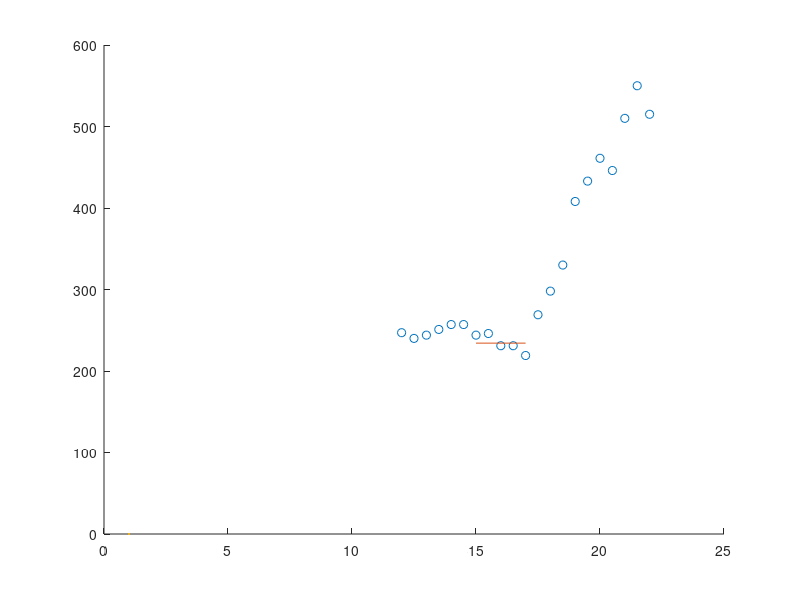

This figure's MATLAB source: (Note: this script raises an error after producing the figure.)
measurements = [247 240 244 251 257 257 244 246 231 231 219 ...
    269 298 330 408 433 461 446 510 550 515];
grad = 12:0.5:22;
start = 7; slutt = 11; 
%flatline = regress(grad(start:slutt)', measurements(start:slutt)', 'y~x');
flatline = mean(measurements(start:slutt));
skraline = regress(grad(slutt:slutt+5)', measurements(slutt:slutt+5)')
hold on
plot(grad, measurements, 'o')
plot([grad(start) grad(slutt)],[flatline flatline])
plot(skraline)

a = skraline.Coefficients.Estimate(2);
b = skraline.Coefficients.Estimate(1);

theta_two = (flatline-b)/a
% Voltage
theta = theta_two/2
two_d = 401e-12;
lambda = two_d*sin(deg2rad(theta))

e = 1.6021766*10^-19;
h = 6.626070*10^-34;
m = 9.109384*10^-31;
c = 299792458;

U = h*c/(lambda*e)

% RbCl-topper
alpha = mean([154.4 154])*1e-12;
beta = mean([139.2 138.1])*1e-12;
two_d = 655e-12;

theta_alpha_1 = 2*rad2deg(asin(1*alpha/two_d))
theta_alpha_2 = 2*rad2deg(asin(2*alpha/two_d))
theta_beta_1  = 2*rad2deg(asin(1*beta/two_d))
theta_beta_2  = 2*rad2deg(asin(2*beta/two_d))

y = [158 165 156 148 285 591 591 160 138 301 1694 1071 619 133 ...
    92 113 113];
x = 22:0.5:30;
plot(x, y)

x1 = 48:0.5:59;
y1 = [88 97 85 110 231 201 155 109 84 98 97 101 85 91 ...
    123 460 835 484 260 135 96 86 85];
hold on
plot(x1, y1)

